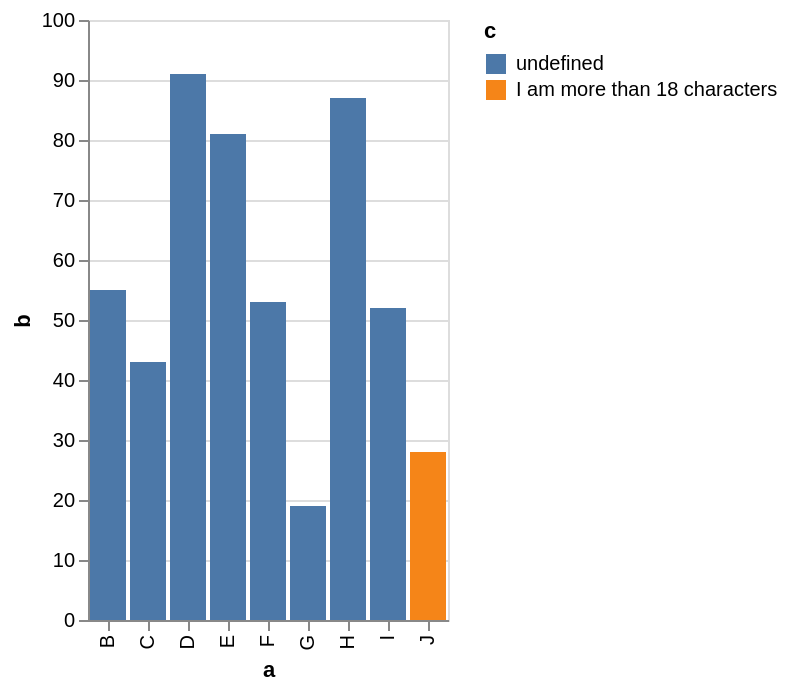

The specification (Vega-Lite) saved for this image:
### Vega-Lite specification from a JSON file in a GitHub repository (floating-point values rounded to 4 significant figures)
{"$schema": "https://vega.github.io/schema/vega-lite/v5.json", "data": {"values": [{"a": "J", "b": 28, "c": "I am more than 18 characters"}, {"a": "B", "b": 55}, {"a": "C", "b": 43}, {"a": "D", "b": 91}, {"a": "E", "b": 81}, {"a": "F", "b": 53}, {"a": "G", "b": 19}, {"a": "H", "b": 87}, {"a": "I", "b": 52}]}, "mark": "bar", "encoding": {"x": {"field": "a", "type": "nominal"}, "y": {"field": "b", "type": "quantitative"}, "color": {"field": "c"}}}
